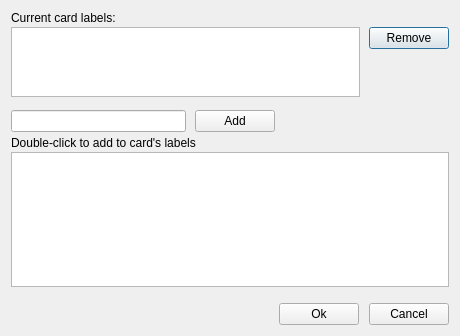
<?xml version="1.0" encoding="UTF-8"?>
<ui version="4.0">
 <class>DialogSetLabels</class>
 <widget class="QDialog" name="DialogSetLabels">
  <property name="geometry">
   <rect>
    <x>0</x>
    <y>0</y>
    <width>460</width>
    <height>336</height>
   </rect>
  </property>
  <property name="windowTitle">
   <string>Dialog</string>
  </property>
  <layout class="QVBoxLayout" name="verticalLayout" stretch="0,1,0,0,0,0,2,0,0">
   <property name="spacing">
    <number>2</number>
   </property>
   <item>
    <widget class="QLabel" name="label_2">
     <property name="text">
      <string>Current card labels:</string>
     </property>
    </widget>
   </item>
   <item>
    <layout class="QHBoxLayout" name="horizontalLayout">
     <property name="spacing">
      <number>9</number>
     </property>
     <item>
      <widget class="QListWidget" name="listWidgetCurrentCardLabels">
       <property name="sizePolicy">
        <sizepolicy hsizetype="Expanding" vsizetype="Expanding">
         <horstretch>0</horstretch>
         <verstretch>0</verstretch>
        </sizepolicy>
       </property>
       <property name="editTriggers">
        <set>QAbstractItemView::NoEditTriggers</set>
       </property>
       <property name="flow">
        <enum>QListView::LeftToRight</enum>
       </property>
       <property name="isWrapping" stdset="0">
        <bool>true</bool>
       </property>
       <property name="spacing">
        <number>4</number>
       </property>
       <property name="viewMode">
        <enum>QListView::ListMode</enum>
       </property>
      </widget>
     </item>
     <item alignment="Qt::AlignTop">
      <widget class="QPushButton" name="pushButtonRemove">
       <property name="text">
        <string>Remove</string>
       </property>
       <property name="autoDefault">
        <bool>true</bool>
       </property>
      </widget>
     </item>
    </layout>
   </item>
   <item>
    <spacer name="verticalSpacer_2">
     <property name="orientation">
      <enum>Qt::Vertical</enum>
     </property>
     <property name="sizeType">
      <enum>QSizePolicy::Fixed</enum>
     </property>
     <property name="sizeHint" stdset="0">
      <size>
       <width>20</width>
       <height>11</height>
      </size>
     </property>
    </spacer>
   </item>
   <item>
    <layout class="QHBoxLayout" name="horizontalLayout_3">
     <property name="spacing">
      <number>9</number>
     </property>
     <item>
      <widget class="QLineEdit" name="lineEdit"/>
     </item>
     <item>
      <widget class="QPushButton" name="pushButtonAdd">
       <property name="text">
        <string>Add</string>
       </property>
       <property name="autoDefault">
        <bool>true</bool>
       </property>
      </widget>
     </item>
     <item>
      <spacer name="horizontalSpacer_2">
       <property name="orientation">
        <enum>Qt::Horizontal</enum>
       </property>
       <property name="sizeHint" stdset="0">
        <size>
         <width>40</width>
         <height>20</height>
        </size>
       </property>
      </spacer>
     </item>
    </layout>
   </item>
   <item>
    <spacer name="verticalSpacer_3">
     <property name="orientation">
      <enum>Qt::Vertical</enum>
     </property>
     <property name="sizeType">
      <enum>QSizePolicy::Fixed</enum>
     </property>
     <property name="sizeHint" stdset="0">
      <size>
       <width>20</width>
       <height>2</height>
      </size>
     </property>
    </spacer>
   </item>
   <item>
    <widget class="QLabel" name="label">
     <property name="text">
      <string>Double-click to add to card's labels</string>
     </property>
    </widget>
   </item>
   <item>
    <widget class="QListWidget" name="listWidgetLabelsList">
     <property name="sizePolicy">
      <sizepolicy hsizetype="Expanding" vsizetype="Expanding">
       <horstretch>0</horstretch>
       <verstretch>0</verstretch>
      </sizepolicy>
     </property>
     <property name="editTriggers">
      <set>QAbstractItemView::NoEditTriggers</set>
     </property>
     <property name="selectionMode">
      <enum>QAbstractItemView::NoSelection</enum>
     </property>
     <property name="flow">
      <enum>QListView::LeftToRight</enum>
     </property>
     <property name="isWrapping" stdset="0">
      <bool>true</bool>
     </property>
     <property name="spacing">
      <number>4</number>
     </property>
     <property name="viewMode">
      <enum>QListView::ListMode</enum>
     </property>
    </widget>
   </item>
   <item>
    <spacer name="verticalSpacer">
     <property name="orientation">
      <enum>Qt::Vertical</enum>
     </property>
     <property name="sizeType">
      <enum>QSizePolicy::Fixed</enum>
     </property>
     <property name="sizeHint" stdset="0">
      <size>
       <width>20</width>
       <height>14</height>
      </size>
     </property>
    </spacer>
   </item>
   <item>
    <layout class="QHBoxLayout" name="horizontalLayout_2">
     <property name="spacing">
      <number>10</number>
     </property>
     <item>
      <spacer name="horizontalSpacer">
       <property name="orientation">
        <enum>Qt::Horizontal</enum>
       </property>
       <property name="sizeHint" stdset="0">
        <size>
         <width>40</width>
         <height>20</height>
        </size>
       </property>
      </spacer>
     </item>
     <item>
      <widget class="QPushButton" name="pushButtonOk">
       <property name="text">
        <string>Ok</string>
       </property>
      </widget>
     </item>
     <item>
      <widget class="QPushButton" name="pushButtonCancel">
       <property name="text">
        <string>Cancel</string>
       </property>
       <property name="autoDefault">
        <bool>true</bool>
       </property>
      </widget>
     </item>
    </layout>
   </item>
  </layout>
 </widget>
 <tabstops>
  <tabstop>listWidgetCurrentCardLabels</tabstop>
  <tabstop>pushButtonRemove</tabstop>
  <tabstop>lineEdit</tabstop>
  <tabstop>pushButtonAdd</tabstop>
  <tabstop>listWidgetLabelsList</tabstop>
  <tabstop>pushButtonOk</tabstop>
  <tabstop>pushButtonCancel</tabstop>
 </tabstops>
 <resources/>
 <connections/>
</ui>
